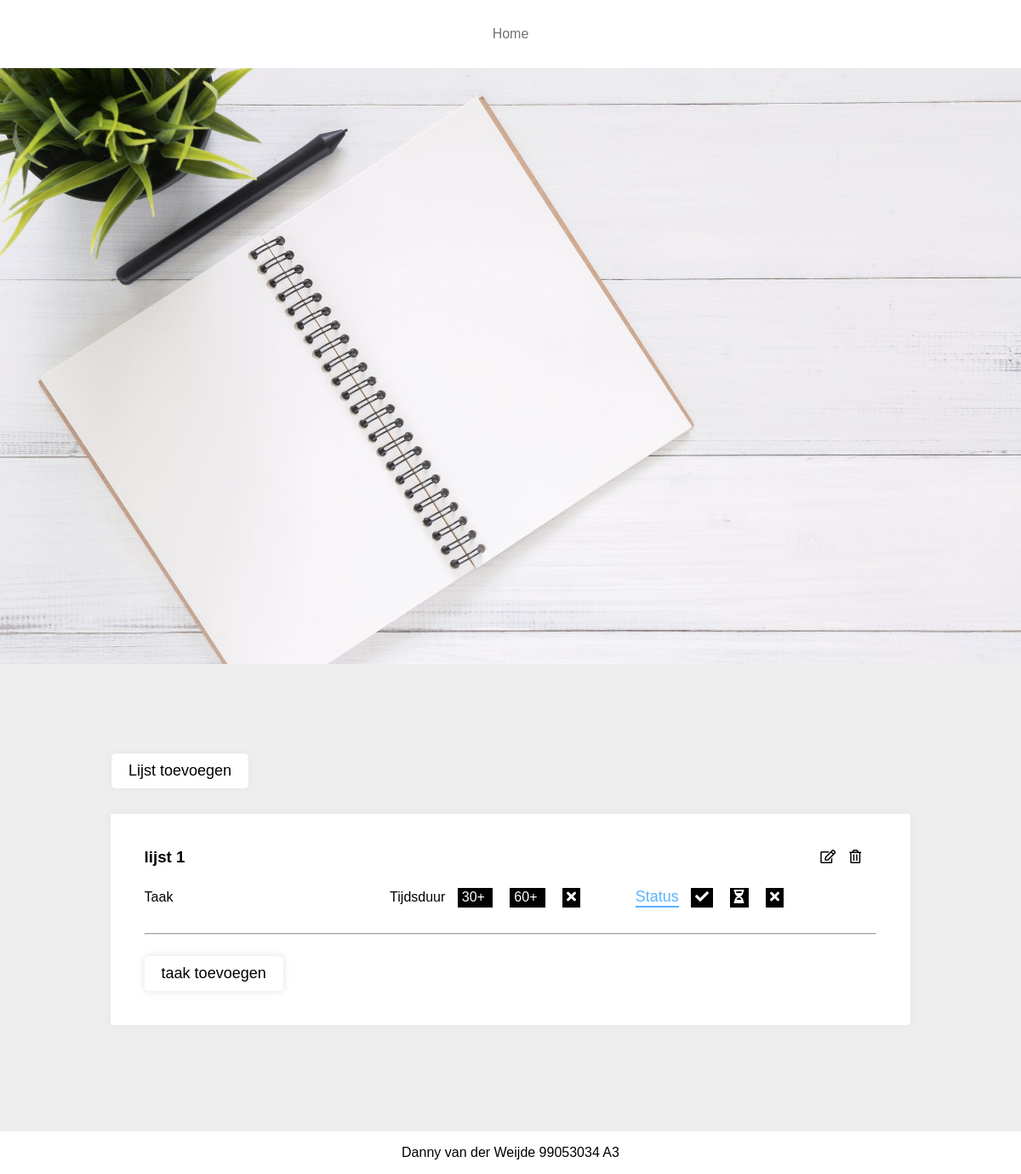
/pages/home.php, run on an earlier commit of the app's database.
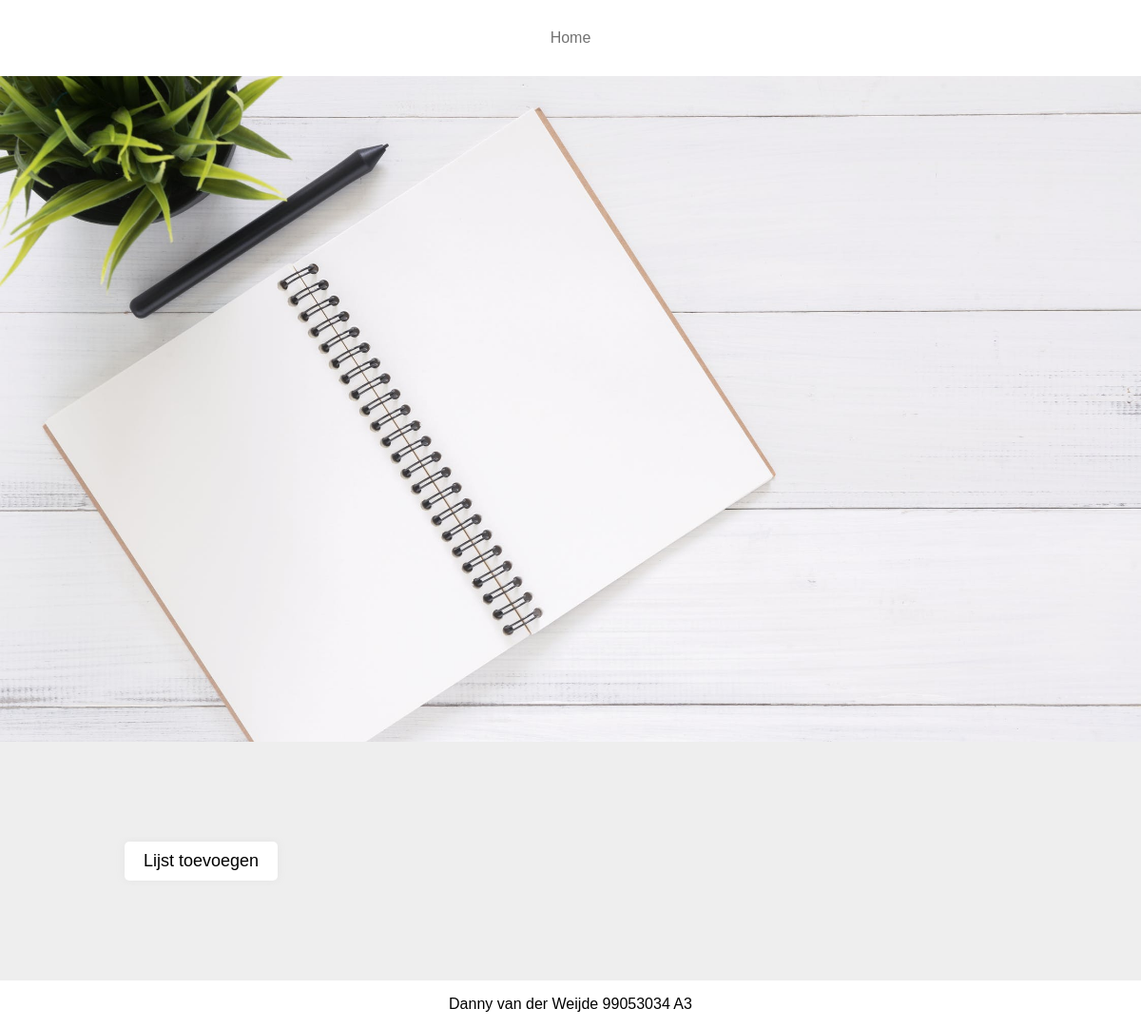
And on a later commit of the database.
### tables this page shows
CREATE TABLE IF NOT EXISTS `lists` (
  `id` int(11) NOT NULL,
  `name` varchar(255) DEFAULT NULL
);

### index/mysql.php (called while the page is built, shortened)
<?php
	function getDbInfo(){
		$host = "localhost";
		$user = "root";
		$password = "mysql";
		$dbname = "challenges-back-end";
		$dsn = "mysql:host=". $host .";dbname=" . $dbname;
		$pdo = new PDO($dsn, $user, $password);
		$pdo->setAttribute(PDO::ATTR_DEFAULT_FETCH_MODE,PDO::FETCH_ASSOC);
		return $pdo;
	}
	function getAllLists(){
		$pdo = getDbInfo();
		$statement = $pdo->query("SELECT * FROM lists");
		return $statement;
	}
?>

### pages/home.php (the view, shortened to what this page needs)
<?php
	include "../index/header.php";
	$statement = getAllLists();
?>
<body>
	<div class="headerImgContainer">
		<img src="../images/header-photo.jpeg" alt="header">
	</div>
	<div class="planningContainer">
		<div class="contentContainer">
			<div class="planningButtonContainer">
				<a class="planningButtonLink" href="createList.php">
					<button>
						Lijst toevoegen
					</button>
				</a>
			</div>
			<?php while ($row = $statement->fetch()){ ?>
				<div class="planningListContainer">
					<div class="planningItemContainer">
						<div class="planningItem">
							<h3>
								<?php echo $row["name"]?>
							</h3>
							<a class="planningLinks" href="editList.php?number=<?php echo $row["id"] ?>">
								<i class="far fa-edit"></i>
							</a>
							<a class="planningLinks" href="deleteList.php?number=<?php echo $row["id"] ?>">
								<i class="far fa-trash-alt"></i>
							</a>
						</div>
						<div class="planningTasks" id="<?php echo $row["id"] ?>">
							<div class="planningTasksInfoBar">
								<div class="taskInfoBar">
									Taak
								</div>
								<div class="timeInfoBar">
									Tijdsduur
									<a class="planningSortMinTime" href="home.php?row=<?php echo $row["id"] ?>&minTime=30" title="Sorteer deze lijst op taken die 30 min of langer duren.">
										30+
									</a>
									<a class="planningSortMinTime" href="home.php?row=<?php echo $row["id"] ?>&minTime=60" title="Sorteer deze lijst op taken die 60 min of langer duren.">
										60+
									</a>
									<a class="planningSortCancel" href="home.php" title="Sorteer deze lijst weer als normaal.">
										<i class="fas fa-times"></i>
									</a>
								</div>
								<button class="statusInfoBar" onclick="getListWithTasks('<?php echo $row["id"] ?>')">
									Status
								</button>
								<a class="planningSortStatusCheck" href="home.php?row=<?php echo $row["id"] ?>&sort=Gedaan" title="Sorteer deze lijst op taken die al gedaan zijn.">
									<i class="fas fa-check"></i>
								</a>
								<a class="planningSortStatusUncheck" href="home.php?row=<?php echo $row["id"] ?>&sort=Nog doen" title="Sorteer deze lijst op taken die nog niet gedaan zijn.">
									<i class="fas fa-hourglass-half"></i>
								</a>
								<a class="planningSortCancel" href="home.php" title="Sorteer deze lijst weer als normaal.">
									<i class="fas fa-times"></i>
								</a>
							</div>
							<hr>
							<div class="listButtonContainer">
								<a class="planningButtonLink" href="createTask.php?number=<?php echo $row["id"] ?>">
									<button>
										taak toevoegen
									</button>
								</a>
							</div>
						</div>
					</div>
				</div>
			<?php } ?>
		</div>
	</div>
</body>
<?php include "../index/footer.php" ?>

### index/header.php (shortened to what this page needs)
<?php
	include "mysql.php";
?>
<!DOCTYPE html>
<html>
	<link rel="stylesheet" type="text/css" href="../css/index.css">
	<link rel="stylesheet" href="https://use.fontawesome.com/releases/v5.8.1/css/all.css">
<nav>
	<ul>
		<a href="home.php"><li>Home</li></a>
	</ul>
</nav>

### index/footer.php (shortened to what this page needs)
<footer>
	<div>
		Danny van der Weijde 99053034 A3
	</div>
</footer>

### css/index.css (style rules this page uses)
* { padding: 0; margin: 0; font-family: "exo", "Helvetica", "Tahoma", "Geneva", "Arial", sans-serif; -webkit-box-sizing: border-box; -moz-box-sizing: border-box; box-sizing: border-box; }
a { cursor: pointer; }
nav { width: 100%; height: 80px; background-color: #fff; }
nav ul { max-width: 1240px; margin: 0 auto; }
nav ul { list-style: none; position: relative; height: 100%; }
nav li { position: absolute; top: 50%; left: 50%; transform: translate(-50%, -50%); cursor: pointer; color: #727272; -webkit-transition: all 0.5s ease; -moz-transition: all 0.5s ease; -o-transition: all 0.5s ease; -ms-transition: all 0.5s ease; transition: all 0.5s ease; }
button { border: none; background-color: transparent; outline: none; cursor: pointer; color: #000; background-color: #fff; padding: 10px 20px; font-size: 18px; border-radius: 5px; -webkit-box-shadow: 0px 0px 8px 1px rgba(230,230,230,1); -moz-box-shadow: 0px 0px 8px 1px rgba(230,230,230,1); box-shadow: 0px 0px 8px 1px rgba(230,230,230,1); -webkit-transition: 0.3s ease-out; -moz-transition: 0.3s ease-out; -o-transition: 0.3s ease-out; -ms-transition: 0.3s ease-out; transition: 0.3s ease-out; }
footer { width: 100%; height: 50px; text-align: center; display: table; }
footer div { display: table-cell; vertical-align: middle; }
.contentContainer, .headerImgContainer, .planningContainer, .planningListContainer, .planningTasksInfoBar { width: 100%; height: auto; overflow: hidden; }
.contentContainer { max-width: 1240px; margin: 0 auto; }
.headerImgContainer { height: 700px; overflow: hidden; position: relative; }
.headerImgContainer img { width: 100%; }
.planningContainer { background-color: #eeeeee; padding: 100px 0px; }
.planningContainer a { text-decoration: none; color: #000; }
.planningButtonContainer { width: 79%; height: auto; padding: 5px; margin: 0 auto; }
.planningButtonLink { display: inline-block; }
.planningListContainer { width: 80%; position: relative; margin: 0 auto; }
.planningItemContainer { width: 98%; height: auto; background-color: #fff; margin: 0 auto; margin-top: 25px; margin-bottom: 25px; padding: 20px; -moz-border-radius: 3px; -webkit-border-radius: 3px; border-radius: 3px; -webkit-box-shadow: 0px 0px 8px 1px rgba(230,230,230,1); -moz-box-shadow: 0px 0px 8px 1px rgba(230,230,230,1); box-shadow: 0px 0px 8px 1px rgba(230,230,230,1); -webkit-transition: all 0.5s ease; -moz-transition: all 0.5s ease; -o-transition: all 0.5s ease; -ms-transition: all 0.5s ease; transition: all 0.5s ease; }
.planningItem, .planningTasks { width: 100%; height: auto; margin: 0 auto; padding: 20px; position: relative; }
.planningItem { width: 98%; margin: 0px; }
.planningTasks { padding: 5px 20px 20px 20px; }
.planningLinks { position: absolute; right: 20px; top: 50%; transform: translate(0, -50%); -webkit-transition: all 0.5s ease; -moz-transition: all 0.5s ease; -o-transition: all 0.5s ease; -ms-transition: all 0.5s ease; transition: all 0.5s ease; }
.planningListContainer .planningLinks:nth-child(2n) { right: 50px; }
.planningTasksInfoBar { margin: 0px 0px 30px 0px; }
.task, .time, .status, .taskInfoBar, .timeInfoBar, .statusInfoBar { width: 33%; display: inline-block; }
.statusInfoBar { width: auto; padding: 0px; color: #5ab2ff; border-bottom: 2px solid #5ab2ff; background-color: transparent; -webkit-box-shadow: none; -moz-box-shadow: none; box-shadow: none; border-radius: 0px; }
.listButtonContainer { margin: 25px 0px 0px 0px; }
a.planningSortMinTime, a.planningSortCancel, a.planningSortStatusCheck, a.planningSortStatusUncheck { color: #fff; margin: 0px 10px; padding: 5px; -webkit-transition: all 0.5s ease; -moz-transition: all 0.5s ease; -o-transition: all 0.5s ease; -ms-transition: all 0.5s ease; transition: all 0.5s ease; }
a.planningSortMinTime { background-color: #000; }
a.planningSortCancel { background-color: #000; }
a.planningSortStatusCheck { background-color: #000; padding: 5px 0px 5px 5px; }
a.planningSortStatusUncheck { background-color: #000; padding: 5px 1px 5px 5px; }

What changed in the data, as far as the page shows it:
removed lists: name "lijst 1"
